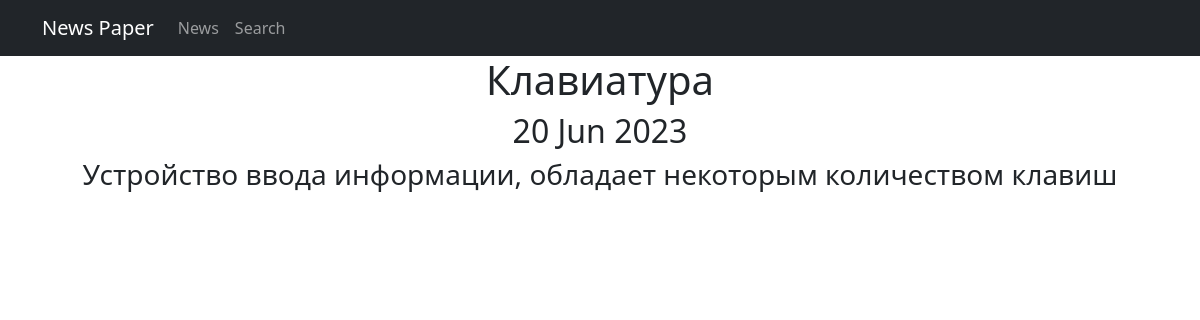
The app's page /news/9 with its own data.
### news/models.py (models this page shows, shortened)
class Post(models.Model):
    news = 'NW'
    article = 'AR'
    POST_TYPES = [(news, 'Новость'), (article, 'Статья')]
    author = models.ForeignKey('Author', on_delete=models.PROTECT)
    post_type = models.CharField(max_length=2, choices=POST_TYPES, default=article,)
    time_create = models.DateTimeField(auto_now_add=True)
    categories = models.ManyToManyField(Category, through='PostCategory')
    title = models.CharField(max_length=80, default='Заголовок')
    post_text = models.TextField(default='Текст статьи')
    rating = models.IntegerField(default=0)

### news/views.py (the view)
# urls.py: path('<int:pk>', PostDetail.as_view(), name='post_detail'),
class PostDetail(DetailView):
    model = Post
    template_name = 'post.html'
    context_object_name = 'post'

### news/templatetags/custom_filters.py (called while the page is built)
@register.filter()
def censor(value):
   for word in BAD_WORDS:
        pattern = f'({word[0].upper()}|{word[0].lower()}){word[1:]}'
        value = re.sub(pattern, f'\\1{"*" * (len(word) - 1)}', value)
   return value

### templates/post.html (shortened to what this page needs)
{% extends 'flatpages/default.html' %}
{% load custom_filters %}
{% block content %}
<h1>{{ post.title|censor }}</h1>
<h2>{{ post.time_create|date:'d M Y' }}</h2>
<h3>{{ post.post_text|censor }}</h3>
{% endblock content %}

### records on screen
Post: title|censor "Клавиатура", time_create "20 Jun 2023", post_text|censor "Устройство ввода информации, обладает некоторым количеством клавиш"
